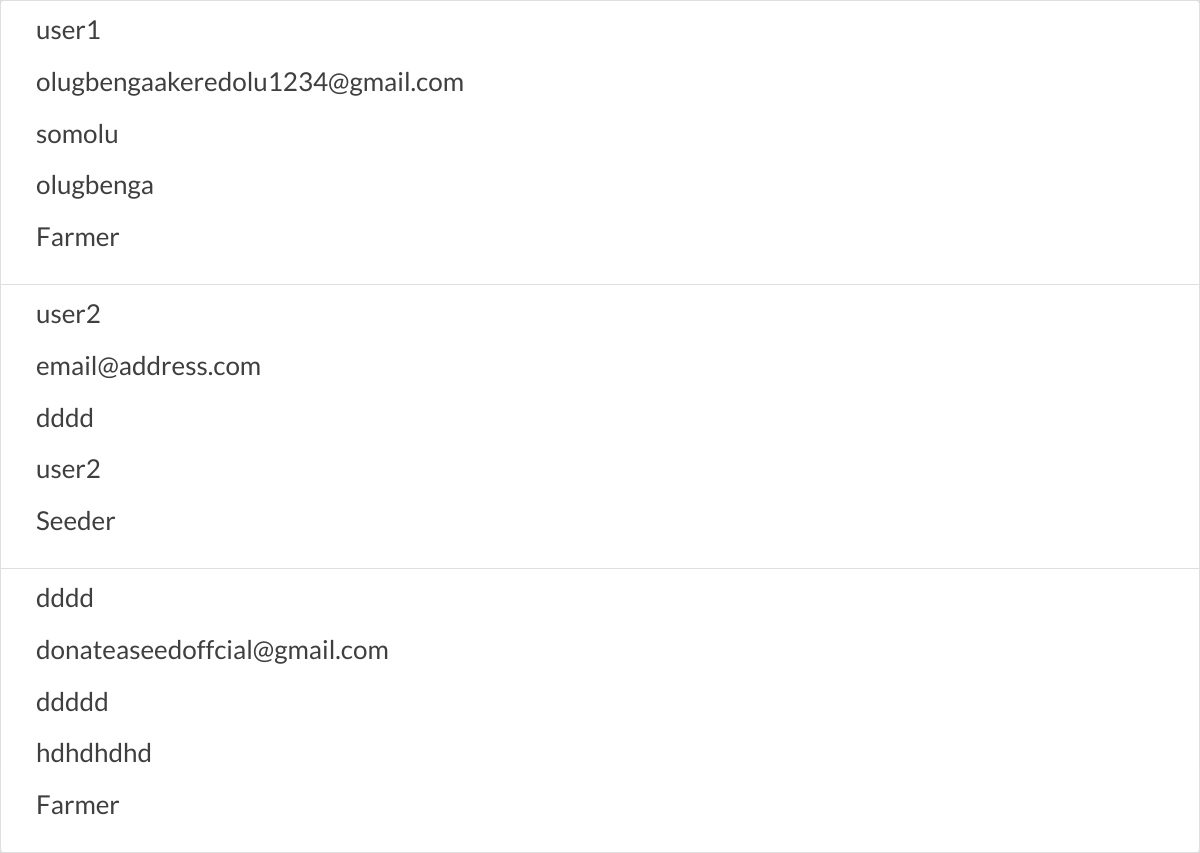
The app's page /users.html with its own data.
### src/models.py (models this page shows, shortened)
class User(UserMixin, db.Model):
    id = db.Column(db.Integer, primary_key=True)
    username = db.Column(db.String(50), unique=True, nullable=False)
    firstname = db.Column(db.String(50), unique=False, nullable=False)
    lastname = db.Column(db.String(50), unique=False, nullable=False)
    password = db.Column(db.String(200), primary_key=False, nullable=False)
    email = db.Column(db.String(75), nullable=False, unique=True)
    address = db.Column(db.String(75), unique=False, nullable=False)
    state = db.Column(db.String(75), unique=False, nullable=False)
    lga = db.Column(db.String(75), unique=False, nullable=False)
    phone = db.Column(db.Integer, nullable=True)
    bvn = db.Column(db.Numeric, nullable=False)
    usertype = db.Column(db.String, nullable=False, unique=False)
    donated_amount = db.relationship('Donated', foreign_keys='Donated.donated_by_id',
                                     backref='donator', lazy=True)
    @property
    def unhashed_password(self):
        raise AttributeError('Cannot view password')

### src/routes/main.py (the view)
@main.route('/users')
@main.route('/users.html')
def users():
    users = User.query.all()
    context = {
        'users' : users
    }
    return render_template('users.html', **context)

### src/templates/users.html (shortened to what this page needs)
{% from "base.html" import render_scrolltotop, render_aboutus, render_ourcauses, render_faq, render_contactus, render_ourteam, render_sponsors, render_subscribenews, render_takeaction, render_footer, render_js, render_formseed, render_navbar, render_css, render_donatemodal %}
<!DOCTYPE html>
<html>
    <head>
        {{ render_css(render) }}
    </head>
<body data-rsssl=1 class="home page-template-default page page-id-5680 _masterslider _msp_version_3.2.7 woocommerce-no-js">
    <div class="row">
        <div class="col-lg-12">
            <div class="list-group">
                {% for user in users %}
                <a href="#" class="list-group-item {% if user.farmer %}active{% endif %}">
                    <div class="col-md-3">
                        <h4 class="list-group-item-heading">{{ user.username }}</h4>
                    </div>
                    <div class="col-md-3">
                        <h4 class="list-group-item-heading">{{ user.email }}</h4>
                    </div>
                    <div class="col-md-3">
                        <h4 class="list-group-item-heading">{{ user.lga }}</h4>
                    </div>
                    <div class="col-md-3">
                        <h4 class="list-group-item-heading">{{ user.firstname }}</h4>
                    </div>
                    <div class="col-md-3">
                        <h4 class="list-group-item-heading">{{ user.usertype }}</h4>
                    </div>
                </a>
                {% endfor %}
            </div>
        </div>
    </div>
</body>
</html>

### src/templates/base.html (shortened to what this page needs)
{% macro render_css(render) %}
<link rel="stylesheet" href="https://stackpath.bootstrapcdn.com/bootstrap/4.5.0/css/bootstrap.min.css">
<link rel="stylesheet" href="{{ url_for ('static', filename='css/style.css')}}" type="text/css" media='all'>
<link rel='stylesheet' href="{{ url_for ('static', filename='plugins/superfish/css/superfish.css')}}" type='text/css' media='all' />
<link rel='stylesheet' href="{{ url_for ('static', filename='plugins/dl-menu/component.css')}}" type='text/css' media='all' />
<link rel='stylesheet' href="{{ url_for ('static', filename='plugins/font-awesome-new/css/font-awesome.min.css')}}" type='text/css' media='all' />
<link rel='stylesheet' href="{{ url_for ('static', filename='plugins/elegant-font/style.css')}}" type='text/css' media='all' />
<link rel='stylesheet' href="{{ url_for ('static', filename='plugins/fancybox/jquery.fancybox.css')}}" type='text/css' media='all' />
<link rel='stylesheet' href="{{ url_for ('static', filename='plugins/flexslider/flexslider.css')}}" type='text/css' media='all' />
<link rel='stylesheet' href="{{ url_for ('static', filename='css/style-responsive.css')}}" type='text/css' media='all' />
<link rel='stylesheet' href="{{ url_for ('static', filename='css/style-custom.css')}}" type='text/css' media='all' />
<link rel='stylesheet' href="{{ url_for ('static', filename='plugins/masterslider/public/assets/css/masterslider.main.css')}}" type='text/css' media='all' />
<link rel='stylesheet' href="{{ url_for ('static', filename='css/master-custom.css')}}" type='text/css' media='all' />
<link rel="stylesheet" type="text/css" href="https://stackpath.bootstrapcdn.com/font-awesome/4.7.0/css/font-awesome.min.css" media="all">
<link rel='stylesheet' href="{{ url_for ('static', filename='css/my-own.css')}}" type='text/css' media='all' />
{% endmacro %}

### src/static/css/style-responsive.css (style rules this page uses)
html body { min-width: 300px; }

### src/static/css/style-custom.css (style rules this page uses)
html.ltie9 body, body { min-width: 1140px; }
h1, h2, h3, h4, h5, h6, .greennature-title-font { font-family: "Lato"; }
body, input, textarea, select, .greennature-content-font { font-family: "Lato"; }
body { font-size: 13px; }
h4 { font-size: 26px; }
body { background-color: #dddddd; }
h1, h2, h3, h4, h5, h6, .greennature-title, .greennature-title a { color: #3f3f3f; }
a { color: #5dc269; }

### src/static/css/my-own.css (style rules this page uses)
body { background-size: cover; background-position: center; }

### records on screen
User: username "user1", email "olugbengaakeredolu1234@gmail.com", lga "somolu", firstname "olugbenga", usertype "Farmer"
User: username "user2", email "email@address.com", lga "dddd", firstname "user2", usertype "Seeder"
User: username "dddd", email "donateaseedoffcial@gmail.com", lga "ddddd", firstname "hdhdhdhd", usertype "Farmer"
